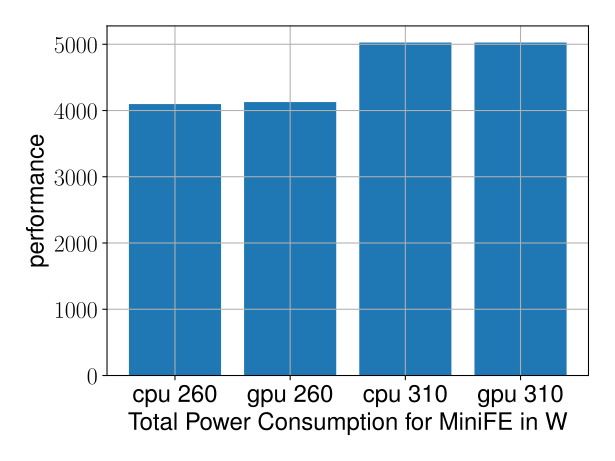

Recreate this plot in Python.
#!/usr/bin/python3
import argparse
from experiment import *
import pandas as pd
import matplotlib
matplotlib.use('agg')
import matplotlib.pyplot as plt

font = {'family' : 'normal',                                                                                            
        'weight' : 'bold',                                                                                              
        'size'   : 22}                                                                                                  
                                                                                                                        
#matplotlib.rc('font', **font)                                                                                          
plt.rcParams.update({                                                                                                   
    "text.usetex": True,                                                                                                
    "font.family": "sans-serif",                                                                                        
    "font.sans-serif": ["Helvetica"],                                                                                   
    "font.size": 18})    

matplotlib.rcParams['agg.path.chunksize'] = 10000 

# Expect cpu, gpu input files in that order
def main():
    is_cpu=True
    parser = argparse.ArgumentParser(description="plot one text")
    parser.add_argument('files',  type=str,nargs="+", help='input file path')
    parser.add_argument('-o',  type=str, default="./", help='outdir')
    
    args = parser.parse_args()
    f1 = args.files[0]
    f2 = args.files[1]
    gpu_files=0
    cpu_files=0
    expirement_name=args.files[0][:args.files[0].rfind(".")]
    for i,f in enumerate(args.files):
        if "gpu" in f.lower():
            gpu_files=pd.read_csv(f)
        elif "cpu" in f.lower():
            cpu_files=pd.read_csv(f)
        else:
            print("Error")
                
    #print([e.spatial_perc for e in experiments])

    cpu_files=cpu_files.loc[cpu_files['spatial_perc']==100]
    gpu_files=gpu_files.loc[gpu_files['spatial_perc']==100]
    cpu_files['total_pkg_pcap']=(cpu_files['pkg_pcap']+cpu_files['dram_pcap'])*2
    gpu_files['total_pkg_pcap']=gpu_files['gpu_pcap']+110
    data_cpu_a=cpu_files.loc[cpu_files['total_pkg_pcap']==260]
    data_cpu_a=data_cpu_a.loc[data_cpu_a.groupby('total_pkg_pcap')['perf'].idxmax()]
    data_cpu_b=cpu_files.loc[cpu_files['total_pkg_pcap']==310]
    data_cpu_b=data_cpu_b.loc[data_cpu_b.groupby('total_pkg_pcap')['perf'].idxmax()]
    data_gpu_a=gpu_files.loc[gpu_files['total_pkg_pcap']==260]
    data_gpu_a=data_gpu_a.loc[data_gpu_a.groupby('total_pkg_pcap')['perf'].idxmax()]
    data_gpu_b=gpu_files.loc[gpu_files['total_pkg_pcap']==310]
    data_gpu_b=data_gpu_b.loc[data_gpu_b.groupby('total_pkg_pcap')['perf'].idxmax()]
    print(data_cpu_a)
    print(data_cpu_b)
    print(data_gpu_a)
    print(data_gpu_b)
    x=[0,1,2,3]
    y=[]
    y.append(data_cpu_a['perf'].to_numpy()[0])
    y.append(data_gpu_a['perf'].to_numpy()[0])
    y.append(data_cpu_b['perf'].to_numpy()[0])
    y.append(data_gpu_b['perf'].to_numpy()[0])

    print(x)
    print(y)
    plt.xlabel("Total Power Consumption for MiniFE in W")
    plt.ylabel("performance")
    plt.bar(x,y)
    my_ticks=['cpu 260','gpu 260','cpu 310','gpu 310']
    plt.xticks(x,my_ticks)
    plt.grid()
    plt.ylim(ymin=0)
    plt.tight_layout()
   # print("Saving fig6.png...")
    plt.savefig("fig7.svg", dpi=300)
   # print("Done")
        
        

        


if __name__ == "__main__":
    main()
